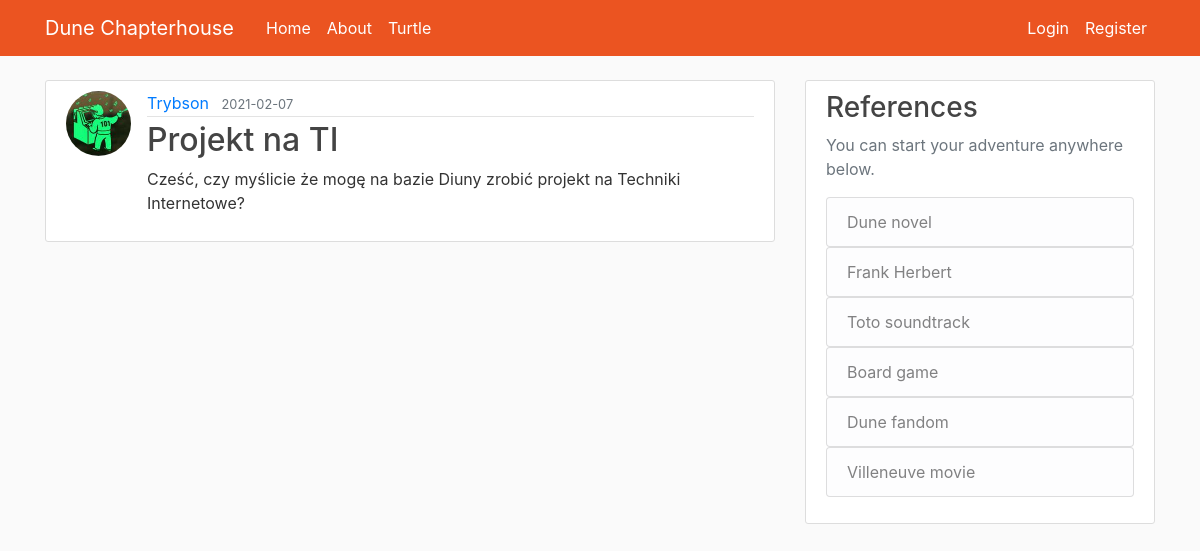
Page /post/7 on the committed database.
### Chapterhouse/models.py (models this page shows, shortened)
class User(db.Model, UserMixin):
    id = db.Column(db.Integer, primary_key=True)
    username = db.Column(db.String(20), unique=True, nullable=False)
    email = db.Column(db.String(120), unique=True, nullable=False)
    image_file = db.Column(db.String(20), nullable=False, default='default.jpg')
    password = db.Column(db.String(60), nullable=False)
    posts = db.relationship('Post', backref='author', lazy=True) #relationship one to many

class Post(db.Model):
    id = db.Column(db.Integer, primary_key=True)
    title = db.Column(db.String(100), nullable=False)
    date_posted = db.Column(db.DateTime, nullable=False, default=datetime.utcnow)
    content = db.Column(db.Text, nullable=False)
    user_id = db.Column(db.Integer, db.ForeignKey('user.id'), nullable=False)

### Chapterhouse/routes.py (the view)
@app.route("/post/<int:post_id>")
def post(post_id):
    post = Post.query.get_or_404(post_id)
    return render_template('post.html', title=post.title, post=post)

### Chapterhouse/templates/post.html (shortened to what this page needs)
{% extends "layout.html" %}
{% block content %}
    <article class="media content-section">
      <img class="rounded-circle article-img" src="{{ url_for('static', filename='profile_pics/' + post.author.image_file) }}" alt="">
      <div class="media-body">
        <div class="article-metadata">
          <a class="mr-2" href="#">{{ post.author.username }}</a>
          <small class="text-muted">{{ post.date_posted.strftime('%Y-%m-%d') }}</small>
        </div>
        <h2 class="article-title">{{ post.title }}</h2>
        <p class="article-content">{{ post.content }}</p>
      </div>
    </article>
{% endblock content %}

### Chapterhouse/static/main.css (style rules this page uses)
body { background: #fafafa; color: #333333; margin-top: 5rem; }
h1, h2, h3, h4, h5, h6 { color: #444444; }
.content-section { background: #ffffff; padding: 10px 20px; border: 1px solid #dddddd; border-radius: 3px; margin-bottom: 20px; }
.article-title { color: #444444; }
.article-content { white-space: pre-line; }
.article-img { height: 65px; width: 65px; margin-right: 16px; }
.article-metadata { padding-bottom: 1px; margin-bottom: 4px; border-bottom: 1px solid #e3e3e3 }

### rows in the picture
User: image_file (picture), author.username "Trybson"
Post: date_posted "2021-02-07", title "Projekt na TI", content "Cześć, czy myślicie że mogę na bazie Diuny zrobić projekt na Techniki Internetowe?"
